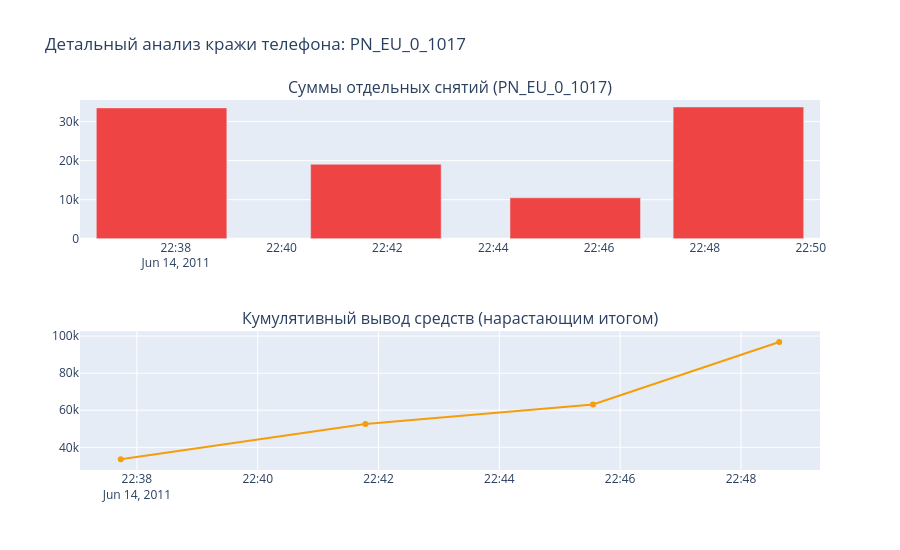

Notebook source saved alongside this figure:
### Code cell
# Временная шкала кражи: демонстрируем скорость вывода
victim_ex = top_victims_sev[0]
df_v = df_sev[df_sev['sender_id'] == victim_ex].sort_values('ts')

# Рассчитываем кумулятивную сумму
df_v['cum_amount'] = df_v['amount'].cumsum()
df_v['minutes_from_start'] = (df_v['ts'] - df_v['ts'].min()).dt.total_seconds() / 60

fig6 = make_subplots(rows=2, cols=1, subplot_titles=[
    f'Суммы отдельных снятий ({victim_ex})',
    'Кумулятивный вывод средств (нарастающим итогом)'
])

fig6.add_trace(go.Bar(
    x=df_v['ts'], y=df_v['amount'],
    name='Сумма снятия',
    marker_color='#EF4444',
    hovertemplate='<b>%{x}</b><br>%{y:,.0f} mM<extra></extra>'
), row=1, col=1)

fig6.add_trace(go.Scatter(
    x=df_v['ts'], y=df_v['cum_amount'],
    mode='lines+markers',
    name='Итого выведено',
    line=dict(color='#F59E0B', width=2),
    hovertemplate='<b>%{x}</b><br>Итого: %{y:,.0f} mM<extra></extra>'
), row=2, col=1)

fig6.update_layout(
    title=f'Детальный анализ кражи телефона: {victim_ex}',
    height=550, showlegend=False
)
fig6.show()

duration = (df_v['ts'].max() - df_v['ts'].min()).total_seconds() / 60
print(f'Жертва: {victim_ex}')
print(f'Всего операций снятия: {len(df_v)}')
print(f'Общая сумма: {df_v["amount"].sum():,.0f} mM')
print(f'Длительность атаки: {duration:.1f} минут')
print(f'Использовано агентов: {df_v["receiver_id"].nunique()}')

### Figure 1 — Plotly figure (JSON) as saved in the notebook; plotly's stock layout.template omitted (floating-point values rounded to 4 significant figures)
{"data": [{"hovertemplate": "<b>%{x}</b><br>%{y:,.0f} mM<extra></extra>", "marker": {"color": "#EF4444"}, "name": "Сумма снятия", "type": "bar", "x": ["2011-06-14T22:37:44.000000000", "2011-06-14T22:41:47.000000000", "2011-06-14T22:45:33.000000000", "2011-06-14T22:48:38.000000000"], "xaxis": "x", "y": [33520.0, 19090.0, 10480.0, 33760.0], "yaxis": "y"}, {"hovertemplate": "<b>%{x}</b><br>Итого: %{y:,.0f} mM<extra></extra>", "line": {"color": "#F59E0B", "width": 2}, "mode": "lines+markers", "name": "Итого выведено", "type": "scatter", "x": ["2011-06-14T22:37:44.000000000", "2011-06-14T22:41:47.000000000", "2011-06-14T22:45:33.000000000", "2011-06-14T22:48:38.000000000"], "xaxis": "x2", "y": [33520.0, 52600.0, 63090.0, 96840.0], "yaxis": "y2"}], "layout": {"annotations": [{"font": {"size": 16}, "showarrow": false, "text": "Суммы отдельных снятий (PN_EU_0_1017)", "x": 0.5, "xanchor": "center", "xref": "paper", "y": 1, "yanchor": "bottom", "yref": "paper"}, {"font": {"size": 16}, "showarrow": false, "text": "Кумулятивный вывод средств (нарастающим итогом)", "x": 0.5, "xanchor": "center", "xref": "paper", "y": 0.375, "yanchor": "bottom", "yref": "paper"}], "height": 550, "showlegend": false, "title": {"text": "Детальный анализ кражи телефона: PN_EU_0_1017"}, "xaxis": {"anchor": "y", "domain": [0, 1]}, "xaxis2": {"anchor": "y2", "domain": [0, 1]}, "yaxis": {"anchor": "x", "domain": [0.625, 1]}, "yaxis2": {"anchor": "x2", "domain": [0, 0.375]}}}
